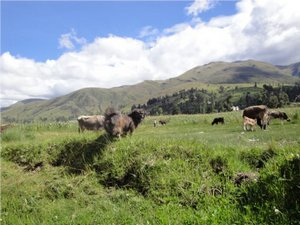
#> input picture Images_processing/Inverting Image/1.jpg, 300 x 225 px
$ python -i Black_and_White.py   (imports and definitions only)
#> lines starting #> are read from the running program, lines starting #| are printed output that depends on the picture; after the words box and inside, x2 and y2 are one past the last pixel; in counts of white or black regions, pixels touching at a corner belong together
#> further down, picture is the input picture: shape (225, 300, 3); mean B, G, R 131.6, 149, 138.7
import cv2
import numpy as np
from matplotlib import pyplot as plt

def Canny(Image):
    gray = cv2.cvtColor(Image, cv2.COLOR_BGR2GRAY)
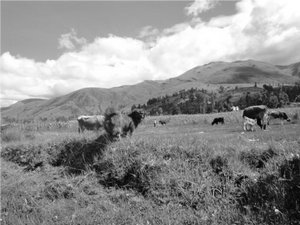
#> gray: shape (225, 300); min 0, max 255, mean 143.9
    blur = cv2.GaussianBlur(gray, (5, 5), 0)
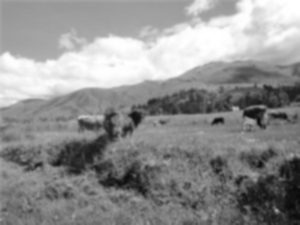
#> blur: shape (225, 300); min 10, max 255, mean 143.9
    Canny = cv2.Canny(blur, 50, 150)
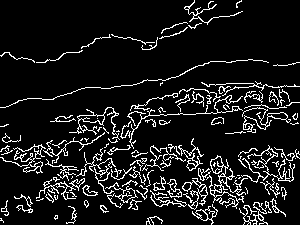
#> Canny: shape (225, 300); 10.4% white in thin lines or dots
    return  Canny
def Dilated(Image):
    Kernel = np.ones((7,7),np.uint8)
    Dilate = cv2.dilate(Image,Kernel)
    return Dilate
Black_Image = np.zeros((512,512,3),np.uint8)
Black_and_White = np.copy(Black_Image)
Black_and_White[:,Black_and_White.shape[1]//2:] = 255

# cv2.imshow("Black and White",Black_and_White)
# [3 lines not run here, left out]

>>> import cv2
>>> picture = cv2.imread('../Inverting Image/1.jpg')
>>> result = Canny(picture)

$ run again, on Images_processing/Inverting Image/2.jpg
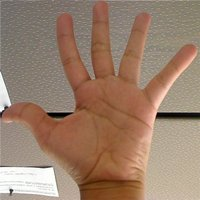
#> input picture Images_processing/Inverting Image/2.jpg, 200 x 200 px
#> picture is the input picture: shape (200, 200, 3); mean B, G, R 107.8, 127.1, 154.3
#> in Canny, `gray = cv2.cvtColor(Image, cv2.COLOR_BGR2GRAY)`:
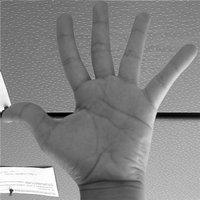
#> gray: shape (200, 200); min 0, max 255, mean 133.1
#> in Canny, `Canny = cv2.Canny(blur, 50, 150)`:
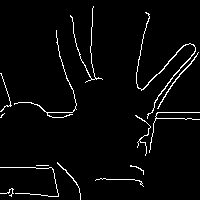
#> Canny: shape (200, 200); 3.3% white in thin lines or dots

$ run again, on Images_processing/Inverting Image/3.jpg
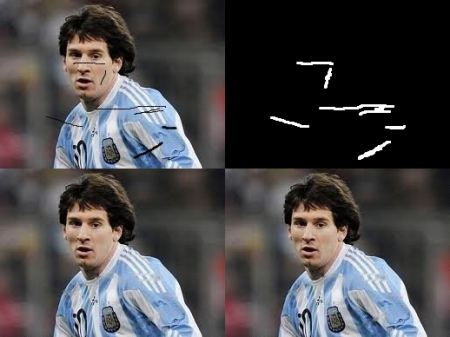
#> input picture Images_processing/Inverting Image/3.jpg, 450 x 337 px
#> picture is the input picture: shape (337, 450, 3); mean B, G, R 73.3, 70.9, 72.5
#> in Canny, `blur = cv2.GaussianBlur(gray, (5, 5), 0)`:
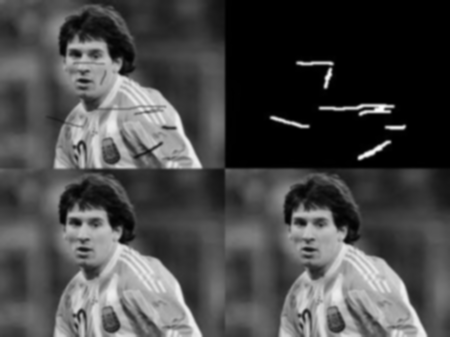
#> blur: shape (337, 450); min 0, max 252, mean 71.7
#> in Canny, `Canny = cv2.Canny(blur, 50, 150)`:
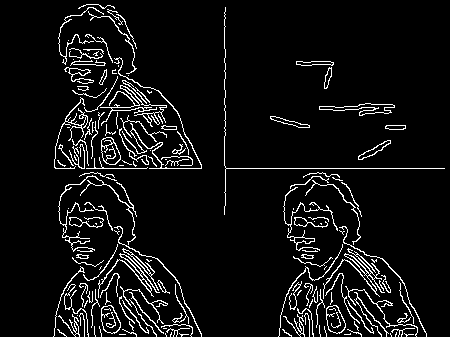
#> Canny: shape (337, 450); 6.7% white in thin lines or dots, all inside (x1, y1, x2, y2) = (53, 4, 445, 337)
